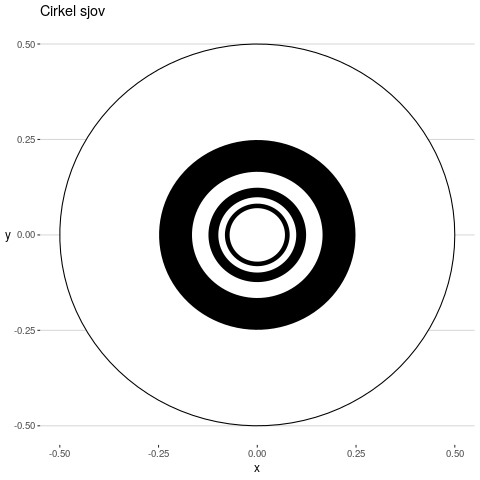

Write R code to recreate this figure.
library(ggplot2)
library(ggthemes)

circleFunc <- 
  function(center = c(0,0), diameter = 1, npoints = 200, start = 0, end = 2*pi) {
    tt <- seq(start, end, length.out = npoints)
    data.frame(x = center[1] + diameter / 2 * cos(tt),
               y = center[2] + diameter / 2 * sin(tt))
  }

p <- ggplot(circleFunc(), aes(x,y))
p <- p + geom_polygon(fill = "white", color = "black")
p <- p + geom_polygon(aes(x/2, y/2), fill = "black", color = "white")
p <- p + geom_polygon(aes(x/3, y/3), fill = "white", color = "black")
p <- p + geom_polygon(aes(x/4, y/4), fill = "black", color = "white")
p <- p + geom_polygon(aes(x/5, y/5), fill = "white", color = "black")
p <- p + geom_polygon(aes(x/6, y/6), fill = "black", color = "white")
p <- p + geom_polygon(aes(x/7, y/7), fill = "white", color = "black")
p <- p + ggtitle("Cirkel sjov")
p <- p + theme(axis.title.y = element_text(angle=0,vjust = 0.5)) 
p <- p + theme_hc()
p
